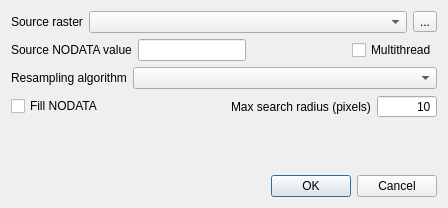
<?xml version="1.0" encoding="UTF-8"?>
<ui version="4.0">
 <class>Dialog</class>
 <widget class="QDialog" name="Dialog">
  <property name="geometry">
   <rect>
    <x>0</x>
    <y>0</y>
    <width>448</width>
    <height>208</height>
   </rect>
  </property>
  <property name="windowTitle">
   <string>Grid Rain Sampling</string>
  </property>
  <layout class="QGridLayout" name="gridLayout">
   <item row="1" column="0">
    <layout class="QHBoxLayout" name="horizontalLayout_4">
     <item>
      <widget class="QLabel" name="label_4">
       <property name="text">
        <string>Source NODATA value</string>
       </property>
      </widget>
     </item>
     <item>
      <widget class="QLineEdit" name="srcNoDataEdit">
       <property name="sizePolicy">
        <sizepolicy hsizetype="Preferred" vsizetype="Fixed">
         <horstretch>0</horstretch>
         <verstretch>0</verstretch>
        </sizepolicy>
       </property>
      </widget>
     </item>
     <item>
      <spacer name="horizontalSpacer_2">
       <property name="orientation">
        <enum>Qt::Horizontal</enum>
       </property>
       <property name="sizeHint" stdset="0">
        <size>
         <width>40</width>
         <height>20</height>
        </size>
       </property>
      </spacer>
     </item>
     <item>
      <widget class="QCheckBox" name="multiThreadChBox">
       <property name="text">
        <string>Multithread</string>
       </property>
      </widget>
     </item>
    </layout>
   </item>
   <item row="4" column="0">
    <spacer name="verticalSpacer">
     <property name="orientation">
      <enum>Qt::Vertical</enum>
     </property>
     <property name="sizeHint" stdset="0">
      <size>
       <width>20</width>
       <height>40</height>
      </size>
     </property>
    </spacer>
   </item>
   <item row="0" column="0">
    <layout class="QHBoxLayout" name="horizontalLayout">
     <item>
      <widget class="QLabel" name="label">
       <property name="text">
        <string>Source raster</string>
       </property>
      </widget>
     </item>
     <item>
      <widget class="QComboBox" name="srcRasterCbo">
       <property name="sizePolicy">
        <sizepolicy hsizetype="MinimumExpanding" vsizetype="Fixed">
         <horstretch>0</horstretch>
         <verstretch>0</verstretch>
        </sizepolicy>
       </property>
      </widget>
     </item>
     <item>
      <widget class="QToolButton" name="browseSrcBtn">
       <property name="text">
        <string>...</string>
       </property>
      </widget>
     </item>
    </layout>
   </item>
   <item row="5" column="0">
    <widget class="QDialogButtonBox" name="buttonBox">
     <property name="orientation">
      <enum>Qt::Horizontal</enum>
     </property>
     <property name="standardButtons">
      <set>QDialogButtonBox::Cancel|QDialogButtonBox::Ok</set>
     </property>
    </widget>
   </item>
   <item row="2" column="0">
    <layout class="QHBoxLayout" name="horizontalLayout_2">
     <item>
      <widget class="QLabel" name="label_2">
       <property name="text">
        <string>Resampling algorithm</string>
       </property>
      </widget>
     </item>
     <item>
      <widget class="QComboBox" name="algCbo">
       <property name="sizePolicy">
        <sizepolicy hsizetype="MinimumExpanding" vsizetype="Fixed">
         <horstretch>0</horstretch>
         <verstretch>0</verstretch>
        </sizepolicy>
       </property>
      </widget>
     </item>
    </layout>
   </item>
   <item row="3" column="0">
    <layout class="QHBoxLayout" name="horizontalLayout_3">
     <property name="bottomMargin">
      <number>20</number>
     </property>
     <item>
      <widget class="QCheckBox" name="fillNoDataChBox">
       <property name="text">
        <string>Fill NODATA</string>
       </property>
       <property name="checked">
        <bool>false</bool>
       </property>
      </widget>
     </item>
     <item>
      <spacer name="horizontalSpacer">
       <property name="orientation">
        <enum>Qt::Horizontal</enum>
       </property>
       <property name="sizeHint" stdset="0">
        <size>
         <width>40</width>
         <height>20</height>
        </size>
       </property>
      </spacer>
     </item>
     <item>
      <widget class="QLabel" name="max_radius_lab">
       <property name="text">
        <string>Max search radius (pixels)</string>
       </property>
      </widget>
     </item>
     <item>
      <widget class="QSpinBox" name="radiusSBox">
       <property name="sizePolicy">
        <sizepolicy hsizetype="Preferred" vsizetype="Fixed">
         <horstretch>0</horstretch>
         <verstretch>0</verstretch>
        </sizepolicy>
       </property>
       <property name="minimumSize">
        <size>
         <width>60</width>
         <height>0</height>
        </size>
       </property>
       <property name="maximumSize">
        <size>
         <width>60</width>
         <height>16777215</height>
        </size>
       </property>
       <property name="alignment">
        <set>Qt::AlignRight|Qt::AlignTrailing|Qt::AlignVCenter</set>
       </property>
       <property name="buttonSymbols">
        <enum>QAbstractSpinBox::NoButtons</enum>
       </property>
       <property name="minimum">
        <number>1</number>
       </property>
       <property name="value">
        <number>10</number>
       </property>
      </widget>
     </item>
    </layout>
   </item>
  </layout>
 </widget>
 <resources/>
 <connections>
  <connection>
   <sender>buttonBox</sender>
   <signal>accepted()</signal>
   <receiver>Dialog</receiver>
   <slot>accept()</slot>
   <hints>
    <hint type="sourcelabel">
     <x>259</x>
     <y>196</y>
    </hint>
    <hint type="destinationlabel">
     <x>157</x>
     <y>207</y>
    </hint>
   </hints>
  </connection>
  <connection>
   <sender>buttonBox</sender>
   <signal>rejected()</signal>
   <receiver>Dialog</receiver>
   <slot>reject()</slot>
   <hints>
    <hint type="sourcelabel">
     <x>327</x>
     <y>196</y>
    </hint>
    <hint type="destinationlabel">
     <x>286</x>
     <y>207</y>
    </hint>
   </hints>
  </connection>
  <connection>
   <sender>fillNoDataChBox</sender>
   <signal>toggled(bool)</signal>
   <receiver>max_radius_lab</receiver>
   <slot>setVisible(bool)</slot>
   <hints>
    <hint type="sourcelabel">
     <x>81</x>
     <y>112</y>
    </hint>
    <hint type="destinationlabel">
     <x>240</x>
     <y>121</y>
    </hint>
   </hints>
  </connection>
  <connection>
   <sender>fillNoDataChBox</sender>
   <signal>toggled(bool)</signal>
   <receiver>radiusSBox</receiver>
   <slot>setVisible(bool)</slot>
   <hints>
    <hint type="sourcelabel">
     <x>75</x>
     <y>115</y>
    </hint>
    <hint type="destinationlabel">
     <x>388</x>
     <y>123</y>
    </hint>
   </hints>
  </connection>
 </connections>
</ui>
